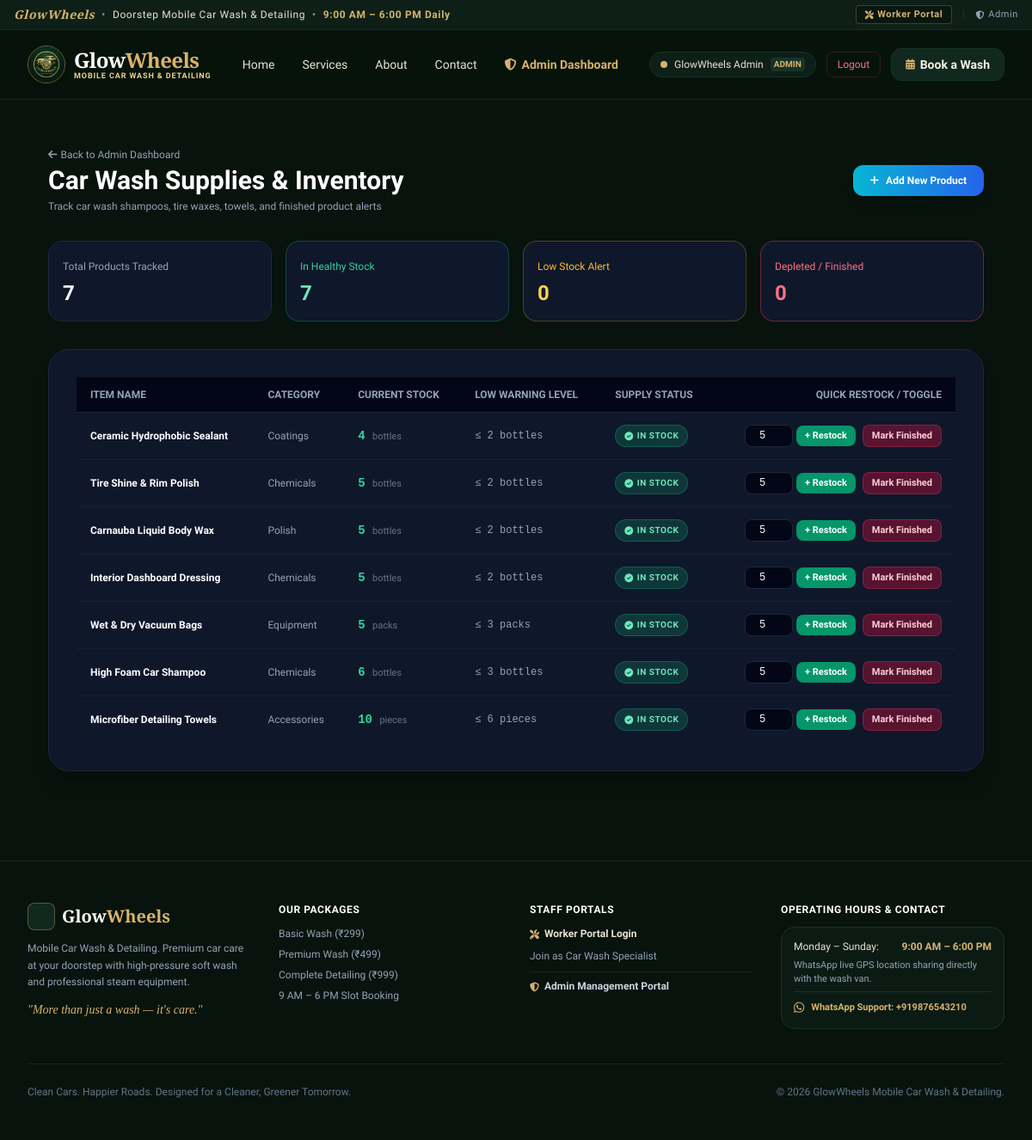
The page /admin/inventory (signed in) on the database as committed earlier.
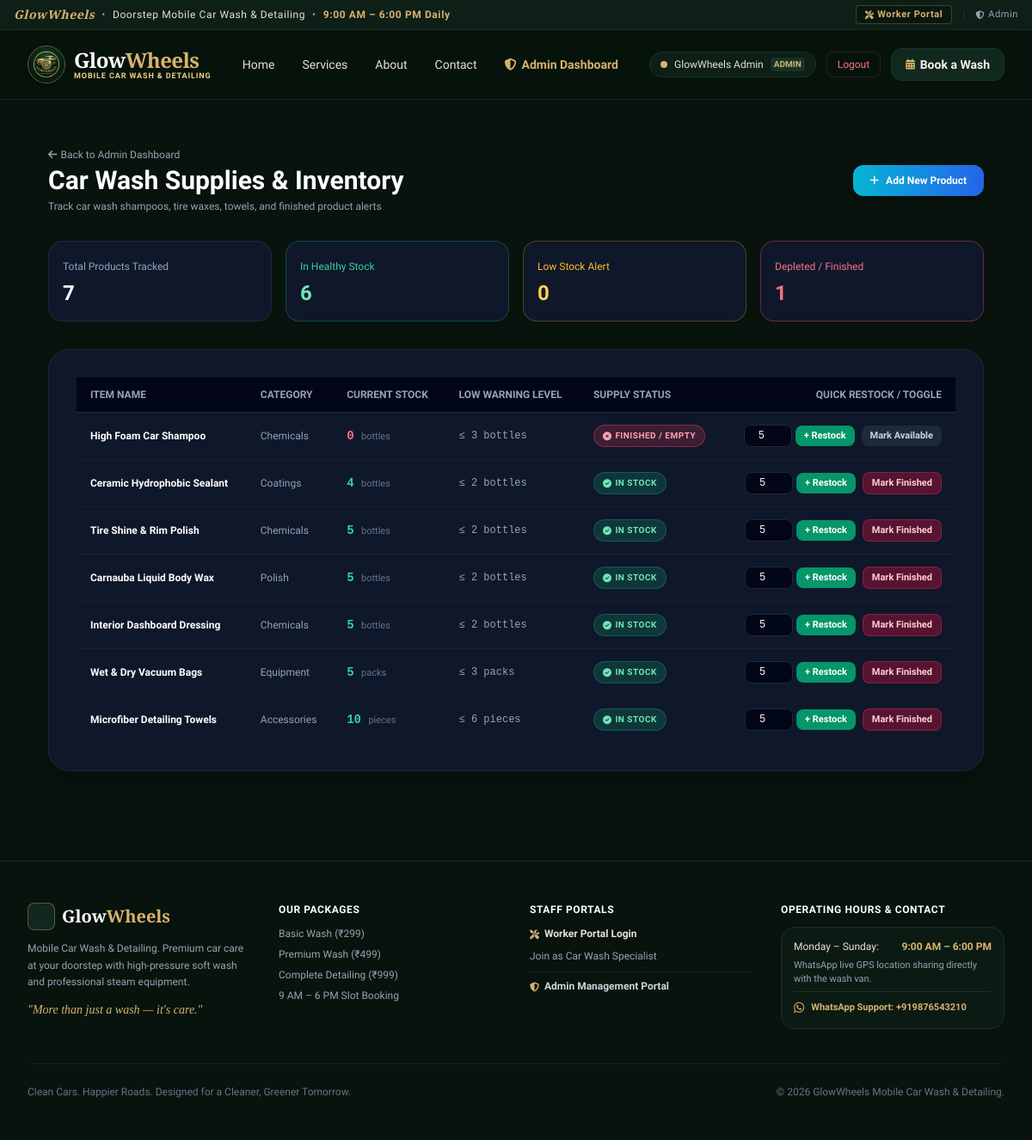
The same page on the database as committed later.
### models.py (models this page shows)
class Product(db.Model):
    __tablename__ = 'products'
    id = db.Column(db.Integer, primary_key=True)
    name = db.Column(db.String(100), nullable=False)
    category = db.Column(db.String(50), default='Chemicals')
    stock_quantity = db.Column(db.Integer, default=10)
    unit = db.Column(db.String(20), default='bottles')
    low_threshold = db.Column(db.Integer, default=2)
    is_finished = db.Column(db.Boolean, default=False)
    last_restocked = db.Column(db.DateTime, default=datetime.utcnow)
    @property
    def is_low_stock(self):
        return self.stock_quantity <= self.low_threshold and not self.is_finished

### routes/admin_routes.py (the view, shortened to what this page needs)
@admin_bp.route('/inventory', methods=['GET', 'POST'])
@admin_required
def inventory():
    products = Product.query.order_by(Product.is_finished.desc(), Product.stock_quantity.asc()).all()
    finished_count = Product.query.filter_by(is_finished=True).count()
    low_count = Product.query.filter(Product.stock_quantity <= Product.low_threshold, Product.is_finished == False).count()
    return render_template(
        'admin/inventory.html',
        products=products,
        finished_count=finished_count,
        low_count=low_count
    )

### routes/auth_routes.py (called while the page is built)
def admin_required(f):
    @wraps(f)
    def decorated_function(*args, **kwargs):
        if 'user_id' not in session or session.get('role') != 'admin':
            flash('Admin authorization required.', 'danger')
            return redirect(url_for('auth.admin_login'))
        return f(*args, **kwargs)
    return decorated_function

### templates/admin/inventory.html (shortened to what the changed rows need)
{% extends 'base.html' %}
{% block content %}
<div class="max-w-6xl mx-auto px-4 sm:px-6 lg:px-8 py-10">
    <div class="flex flex-col sm:flex-row sm:items-center justify-between gap-4 mb-8">
        <div>
            <h1 class="text-3xl font-black text-white">Car Wash Supplies & Inventory</h1>
        </div>
    </div>
    <div class="grid grid-cols-2 sm:grid-cols-4 gap-4 mb-8">
        <div class="bg-slate-900 border border-emerald-500/30 rounded-2xl p-4">
            <span class="text-xs text-emerald-400">In Healthy Stock</span>
            <div class="text-2xl font-black text-emerald-300 mt-1">{{ products | length - finished_count - low_count }}</div>
        </div>
        <div class="bg-slate-900 border border-rose-500/40 rounded-2xl p-4">
            <span class="text-xs text-rose-400">Depleted / Finished</span>
            <div class="text-2xl font-black text-rose-400 mt-1">{{ finished_count }}</div>
        </div>
    </div>
    <div class="bg-slate-900 border border-slate-800 rounded-3xl p-6 sm:p-8 shadow-xl">
        <div class="overflow-x-auto">
            <table class="w-full text-left text-xs">
                <thead class="bg-slate-950 text-slate-400 uppercase font-semibold border-b border-slate-800">
                    <tr>
                        <th class="py-3 px-4">Item Name</th>
                        <th class="py-3 px-4">Category</th>
                        <th class="py-3 px-4">Current Stock</th>
                        <th class="py-3 px-4">Low Warning Level</th>
                        <th class="py-3 px-4">Supply Status</th>
                        <th class="py-3 px-4 text-right">Quick Restock / Toggle</th>
                    </tr>
                </thead>
                <tbody class="divide-y divide-slate-800/60">
                    {% for p in products %}
                        <tr class="hover:bg-slate-800/30 transition">
                            <td class="py-3.5 px-4 font-bold text-white">
                                {{ p.name }}
                            </td>
                            <td class="py-3.5 px-4 text-slate-400">
                                {{ p.category }}
                            </td>
                            <td class="py-3.5 px-4">
                                <span class="font-mono text-sm font-black {% if p.is_finished %}text-rose-400{% elif p.is_low_stock %}text-amber-400{% else %}text-emerald-400{% endif %}">
                                    {{ p.stock_quantity }}
                                </span>
                                <span class="text-slate-500 text-[11px]">{{ p.unit }}</span>
                            </td>
                            <td class="py-3.5 px-4 text-slate-400 font-mono">
                                ≤ {{ p.low_threshold }} {{ p.unit }}
                            </td>
                            <td class="py-3.5 px-4">
                                {% if p.is_finished %}
                                    <span class="px-2.5 py-1 rounded-full text-[10px] font-black uppercase tracking-wider bg-rose-500/20 text-rose-300 border border-rose-500/40 animate-pulse inline-flex items-center gap-1">
                                        <i class="fa-solid fa-circle-xmark"></i> Finished / Empty
                                    </span>
                                {% elif p.is_low_stock %}
                                    <span class="px-2.5 py-1 rounded-full text-[10px] font-black uppercase tracking-wider bg-amber-500/20 text-amber-300 border border-amber-500/40 inline-flex items-center gap-1">
                                        <i class="fa-solid fa-triangle-exclamation"></i> Low Stock
                                    </span>
                                {% else %}
                                    <span class="px-2.5 py-1 rounded-full text-[10px] font-bold uppercase tracking-wider bg-emerald-500/20 text-emerald-300 border border-emerald-500/30 inline-flex items-center gap-1">
                                        <i class="fa-solid fa-circle-check"></i> In Stock
                                    </span>
                                {% endif %}
                            </td>
                            <td class="py-3.5 px-4 text-right">
                                <div class="flex items-center justify-end gap-2">
                                    <form method="POST" action="{{ url_for('admin.restock_product', product_id=p.id) }}" class="inline-flex items-center gap-1">
                                        <input type="number" name="add_quantity" value="5" min="1" class="w-14 bg-slate-950 border border-slate-800 rounded-lg px-2 py-1 text-xs text-white font-mono text-center">
                                        <button type="submit" class="px-2.5 py-1 rounded-lg bg-emerald-600 hover:bg-emerald-500 text-white text-[11px] font-bold transition">
                                            + Restock
                                        </button>
                                    </form>
                                    <form method="POST" action="{{ url_for('admin.toggle_finished_product', product_id=p.id) }}">
                                        <button type="submit" class="px-2.5 py-1 rounded-lg {% if p.is_finished %}bg-slate-800 text-slate-300 hover:bg-slate-700{% else %}bg-rose-900/60 text-rose-200 border border-rose-500/30 hover:bg-rose-800{% endif %} text-[11px] font-semibold transition">
                                            {% if p.is_finished %}Mark Available{% else %}Mark Finished{% endif %}
                                        </button>
                                    </form>
                                </div>
                            </td>
                        </tr>
                    {% endfor %}
                </tbody>
            </table>
        </div>
    </div>
</div>
{% endblock %}

Rows that differ between the two databases and show on the page:
changed Product "High Foam Car Shampoo": stock_quantity "6" → "0"; is_finished "IN STOCK Mark Finished" → "FINISHED / EMPTY Mark Available"; moves up the list
Other text that changed with them:
{{ products | length - finished_count - low_count }}: "7" → "6"
{{ finished_count }}: "0" → "1"
